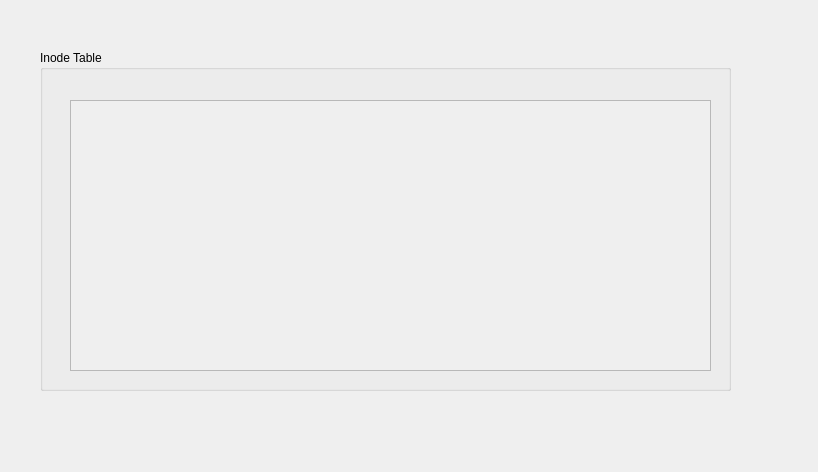
<?xml version="1.0" encoding="UTF-8"?>
<ui version="4.0">
 <class>InodeTable</class>
 <widget class="QDialog" name="InodeTable">
  <property name="geometry">
   <rect>
    <x>0</x>
    <y>0</y>
    <width>818</width>
    <height>472</height>
   </rect>
  </property>
  <property name="windowTitle">
   <string>Dialog</string>
  </property>
  <widget class="QGroupBox" name="groupBox">
   <property name="geometry">
    <rect>
     <x>40</x>
     <y>50</y>
     <width>691</width>
     <height>341</height>
    </rect>
   </property>
   <property name="title">
    <string>Inode Table</string>
   </property>
   <widget class="QScrollArea" name="scrollAreaInodeTable">
    <property name="geometry">
     <rect>
      <x>30</x>
      <y>50</y>
      <width>641</width>
      <height>271</height>
     </rect>
    </property>
    <property name="widgetResizable">
     <bool>true</bool>
    </property>
    <widget class="QWidget" name="scrollAreaWidgetContents">
     <property name="geometry">
      <rect>
       <x>0</x>
       <y>0</y>
       <width>639</width>
       <height>269</height>
      </rect>
     </property>
    </widget>
   </widget>
  </widget>
 </widget>
 <resources/>
 <connections/>
</ui>
